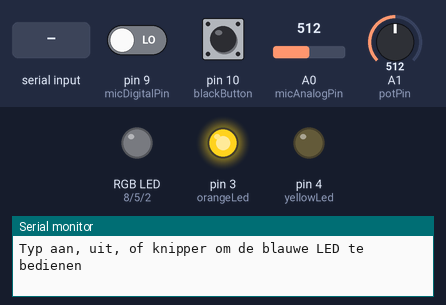
A program run on a simulated Arduino Uno, built with avr-gcc and run on an emulated ATmega328P. On the bench: an RGB LED mixed from three pins (HIGH = lit), output pins drawn as LEDs (lit = HIGH), the last lines printed to the serial monitor. Dashed ring = blinking. Inputs (shaded band) come from the test bench; at power-on: pin 10 (blackButton) HIGH, pin 9 (micDigitalPin) LOW, A0 (micAnalogPin) = 512, A1 (potPin) = 512. Dim RGB values are drawn brighter than linear; random numbers use the default seed unless the program sets one.

Above: at 1.2 s.
1.3 s: "knipper\n" received over Serial
At 1.55 s:
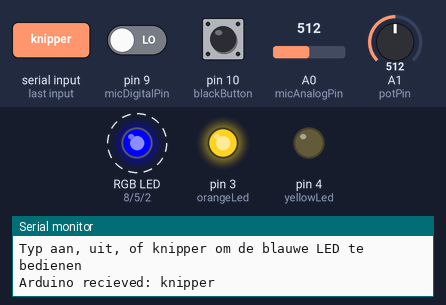
4.3 s: pin 10 (blackButton) pulled LOW for 0.15 s
At 4.45 s:
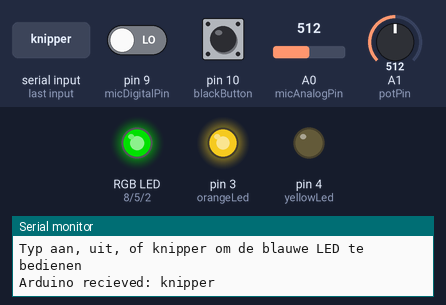
At 5.05 s:
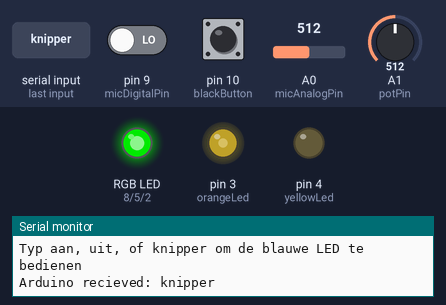
Timing chart, 0 to 27.4 s (numbered marks = the images above; inputs shaded):
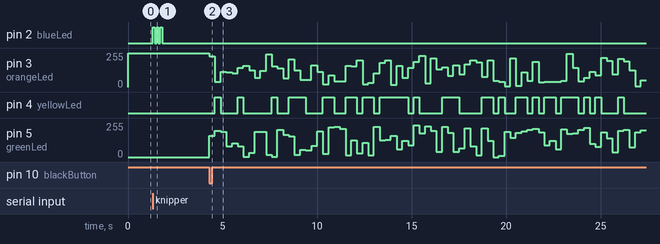

The program:

main.cpp
```cpp
#include <Arduino.h>

// Pin definitions
const byte potPin = A1;
const byte micAnalogPin = A0;
const int micDigitalPin = 9;
const int redLed = 8;
const int blueLed = 2;
const int orangeLed = 3;
const int yellowLed = 4;
const int greenLed = 5;
const int whiteButton = 6;
const int blackButton = 10;

// Variable definitions
int percent;
int potValue = 0;
String userInput;
bool lightShowActive;
int whiteButtonState;
int blackButtonState;
float micAnalogValue;
int micDigitalValue;

// Enum variable
enum ledOptions {
  on,
  off,
  blink,
  lightshow
};

// Setup
void setup() {
  Serial.begin(9600);
  pinMode(potPin, INPUT);
  pinMode(micAnalogPin, INPUT);
  pinMode(micDigitalPin, INPUT);
  pinMode(redLed, OUTPUT);
  pinMode(blueLed, OUTPUT);
  pinMode(orangeLed, OUTPUT);
  pinMode(yellowLed, OUTPUT);
  pinMode(greenLed, OUTPUT);
  pinMode(whiteButton, INPUT_PULLUP);
  pinMode(blackButton, INPUT_PULLUP);
  // attachInterrupt(digitalPinToInterrupt(blackButton), lightShow, CHANGE);
  Serial.println("Typ aan, uit, of knipper om de blauwe LED te bedienen");
}

void lightShow(){
  while (true) {
    int brightness1 = random(0,255);
    int brightness2 = random(0,255);
    int brightness3 = random(0,255);
    analogWrite(orangeLed, brightness1);
    analogWrite(yellowLed, brightness2);
    analogWrite(greenLed, brightness3);
    delay(300);
  }
}

// void lightShow() {
//   // if (digitalRead(blackButton) == LOW) {
//   //   lightShowActive = true;
//     while (lightShowActive) {
//         int brightness1 = random(0,255);
//         int brightness2 = random(0,255);
//         int brightness3 = random(0,255);
//         analogWrite(orangeLed, brightness1);
//         analogWrite(yellowLed, brightness2);
//         analogWrite(greenLed, brightness3);
//         delay(1000);
//     }
//   // }
//   // else {
//   //   lightShowActive = false;
//   // }
// }

// void lightShow() {
//   // if (digitalRead(blackButton) == LOW) {
//   //   lightShowActive = true;
//     while (lightShowActive) {
//         int brightness1 = random(0,255);
//         int brightness2 = random(0,255);
//         int brightness3 = random(0,255);
//         analogWrite(orangeLed, brightness1);
//         analogWrite(yellowLed, brightness2);
//         analogWrite(greenLed, brightness3);
//         delay(1000);
//     }
//   // }
//   // else {
//   //   lightShowActive = false;
//   // }
// }

// void buttonInterrupt(){
//   if (digitalRead(blackButton) == LOW) {
//     lightShowActive = true;
//     lightShow();
//   } else {
//     lightShowActive = false;
//   }
// }


void ledBlink() {
  digitalWrite(blueLed, HIGH);
  delay(100);
  digitalWrite(blueLed, LOW);
  delay(100);
  digitalWrite(blueLed, HIGH);
  delay(100);
  digitalWrite(blueLed, LOW);
  delay(100);
  digitalWrite(blueLed, HIGH);
  delay(100);
  digitalWrite(blueLed, LOW);
  delay(100);
}

// void remoteControlPicker(enum ledOptions) {
//   ledOptions filter = on;
//   switch (filter) {
//   case on:
//     digitalWrite(blueLed, HIGH);
//     break;
//   case off:
//     digitalWrite(blueLed, LOW);
//     break;
//   case blink:
//     ledBlink();
//     break;
//   case lightshow:
//     Serial.println("Coming soon!");
//     break;
//   default:
//     break;
//   }
// }

void ledControl(int choice) {
  switch (choice) {
  case 1:
    digitalWrite(blueLed, HIGH);
    break;
  case 2:
    digitalWrite(blueLed, LOW);
    break;
  case 3:
    ledBlink();
    break;
  default:
    break;
  }
}

void loop() {
  // BASICS -----------------------------------------------------
  micAnalogValue = analogRead(micAnalogPin) * (5.0 / 1023.0);
  micDigitalValue = digitalRead(micDigitalPin);
  blackButtonState = digitalRead(blackButton);
  potValue = analogRead(potPin);
  percent = map(potValue, 0, 1023, 0, 100);
  // ------------------------------------------------------------

  // BUTTON -----------------------------------------------------
  // If the black button is pressed, the lightshow turns on.
  if (blackButtonState == LOW) {
    if (!lightShowActive) {
      lightShow();
    }
  } else if (blackButtonState == HIGH) {
    lightShowActive = false;
  }
  // buttonInterrupt();

  // ------------------------------------------------------------

  // SERIAL -----------------------------------------------------

  // Attempt 1:
  // if (Serial.available() > 0 ) {
  //   char recieved = Serial.read();
  //   if (recieved == '\n') {
    //   Serial.println("Arduino Received: " + userInput);
    //   if (userInput = "aan") {
    //     digitalWrite(greenLed, HIGH);
    //   } else if (userInput = "uit") {
    //     digitalWrite(greenLed, LOW);
    //   }
    //   userInput = "";
    // } else {
    //   userInput += recieved;
  //   }
  // }

  // Attempt 2
  // if (Serial.available() > 0) {
  //   userInput = Serial.readStringUntil('\n');
  //   Serial.println("Arduino recieved: " + userInput);
  //   // Check the user's message based on this executes the remoteControlPicker() function or gives an error message.
  //   if (userInput.equals("aan")) {
  //     remoteControlPicker(on);
  //     Serial.println(userInput);
  //     // digitalWrite(blueLed, HIGH);
  //   } else if (userInput.equals("uit")) {
  //     remoteControlPicker(off);
  //     Serial.println(userInput);
  //     // digitalWrite(blueLed, LOW);
  //   } else if (userInput.equals("knipper")) {
  //     remoteControlPicker(blink);
  //     Serial.println(userInput);
  //   } else if (userInput.equals("lichtshow")) {
  //     remoteControlPicker(lightshow);
  //   }
  //   userInput.trim();
  // }

  // Attempt 3:Remote control of the blue LED.
  if (Serial.available() > 0) {
    userInput = Serial.readStringUntil('\n');
    userInput.trim();
    Serial.println("Arduino recieved: " + userInput);
    // Check the user's message based on this executes the ledControl() function.
    if (userInput.equals("aan")) {
      ledControl(1);
    } else if (userInput.equals("uit")) {
      ledControl(2);
    } else if (userInput.equals("knipper")) {
      ledControl(3);
    } else {
      Serial.println("Dit commando is onbekend.");
    }
  }
  // ------------------------------------------------------------

  // MIC --------------------------------------------------------
  if (micDigitalValue == 1) {
    digitalWrite(redLed, HIGH);
  } else {
    digitalWrite(redLed, LOW);
  }
  // ------------------------------------------------------------

  // POTENTIO ---------------------------------------------------
  // Serial.print("Potentio Percentage: ");
  // Serial.println(percent);
  int ledPins[] = {orangeLed, yellowLed, greenLed};

  if (percent < 30) {
    for (int i = 0; i < 3; i++) {
      digitalWrite(ledPins[i], LOW);
    }
  } else {
    for (int i = 0; i < 3; i++) {
      if (percent >= (i + 1) * 30) {
        digitalWrite(ledPins[i], HIGH);
      } else {
        digitalWrite(ledPins[i], LOW);
      }
    }
  }
  // ------------------------------------------------------------
}
```

Measured:
- after the input at 1.3 s, pin 2 (blueLed): alternates HIGH for 0.10 s and LOW for 0.10 s, 6 changes in all, then stays LOW, starting at once
- after the input at 4.3 s, pin 3 (orangeLed): 255/255 → 232/255 at once, → 38/255 0.30 s later, → 114/255 0.30 s later, → 109/255 0.30 s later, … (77 changes in this stretch); pin 4 (yellowLed): LOW → HIGH after 0.30 s, → LOW 0.30 s later, → HIGH 0.90 s later, → LOW 0.30 s later, … (38 changes in this stretch)
